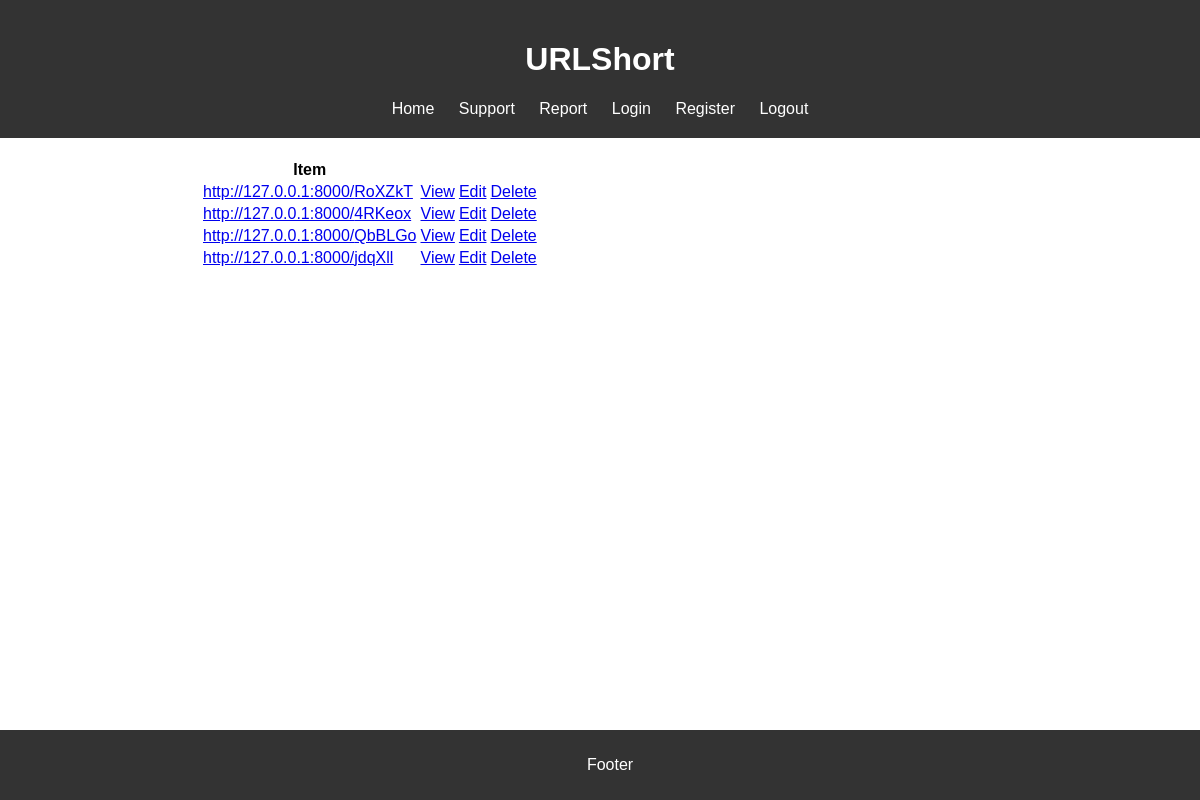
/urls (signed in), run on the app's committed database.
### urlshortapp/models.py (models this page shows, shortened)
class Url(models.Model):
    user = models.ForeignKey(User, on_delete=models.CASCADE, null=True, blank=True)
    original_url = models.URLField()
    short_code = models.CharField(max_length=10, unique=True)
    created_at = models.DateTimeField(auto_now_add=True)
    click_count = models.PositiveIntegerField(default=0, blank=False, null=False)

### urlshortapp/views.py (the view)
# urls.py: path('urls', UrlListView.as_view(), name='urls'),
class UrlListView(LoginRequiredMixin, ListView):
    model = Url
    context_object_name = 'urls'

### urlshortapp/templates/urlshortapp/url_list.html
{% extends 'urlshortapp/base.html' %}
{% block content %}
    <table>
        <tr>
            <th>Item</th>
            <th></th>
            <th></th>
        </tr>
        {% for url in urls %}
            <tr>
                <td><a href="http://127.0.0.1:8000/{{ url.short_code }}">http://127.0.0.1:8000/{{ url.short_code }}</a>
                </td>
                <td><a href="{% url 'url' url.id %}">View</a></td>
                <td><a href="{% url 'url-update' url.id %}">Edit</a></td>
                <td><a href="{% url 'url-delete' url.id %}">Delete</a></td>
            </tr>
        {% empty %}
            <h3>No items in list</h3>
        {% endfor %}
    </table>
{% endblock %}

### urlshortapp/static/css/styles.css (style rules this page uses)
body { margin: 0; padding: 0; font-family: Arial, sans-serif; }

### data on the page
Url: short_code "RoXZkT"
Url: short_code "4RKeox"
Url: short_code "QbBLGo"
Url: short_code "jdqXll"
